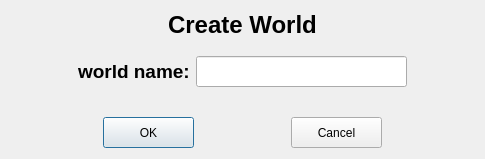
<?xml version="1.0" encoding="UTF-8"?>
<ui version="4.0">
 <class>CreateWorldDialog</class>
 <widget class="QDialog" name="CreateWorldDialog">
  <property name="geometry">
   <rect>
    <x>0</x>
    <y>0</y>
    <width>485</width>
    <height>159</height>
   </rect>
  </property>
  <property name="windowTitle">
   <string>Dialog</string>
  </property>
  <layout class="QVBoxLayout" name="verticalLayout_2">
   <item>
    <layout class="QVBoxLayout" name="verticalLayout" stretch="0,0,0,0,0,0">
     <property name="spacing">
      <number>6</number>
     </property>
     <item>
      <spacer name="verticalSpacer">
       <property name="orientation">
        <enum>Qt::Vertical</enum>
       </property>
       <property name="sizeHint" stdset="0">
        <size>
         <width>20</width>
         <height>13</height>
        </size>
       </property>
      </spacer>
     </item>
     <item>
      <layout class="QHBoxLayout" name="horizontalLayout">
       <item>
        <spacer name="horizontalSpacer">
         <property name="orientation">
          <enum>Qt::Horizontal</enum>
         </property>
         <property name="sizeHint" stdset="0">
          <size>
           <width>40</width>
           <height>20</height>
          </size>
         </property>
        </spacer>
       </item>
       <item>
        <widget class="QLabel" name="label">
         <property name="font">
          <font>
           <family>Arial</family>
           <pointsize>18</pointsize>
           <weight>75</weight>
           <bold>true</bold>
          </font>
         </property>
         <property name="text">
          <string>Create World</string>
         </property>
        </widget>
       </item>
       <item>
        <spacer name="horizontalSpacer_2">
         <property name="orientation">
          <enum>Qt::Horizontal</enum>
         </property>
         <property name="sizeHint" stdset="0">
          <size>
           <width>40</width>
           <height>20</height>
          </size>
         </property>
        </spacer>
       </item>
      </layout>
     </item>
     <item>
      <spacer name="verticalSpacer_3">
       <property name="orientation">
        <enum>Qt::Vertical</enum>
       </property>
       <property name="sizeHint" stdset="0">
        <size>
         <width>20</width>
         <height>28</height>
        </size>
       </property>
      </spacer>
     </item>
     <item>
      <layout class="QHBoxLayout" name="horizontalLayout_2">
       <item>
        <spacer name="horizontalSpacer_3">
         <property name="orientation">
          <enum>Qt::Horizontal</enum>
         </property>
         <property name="sizeHint" stdset="0">
          <size>
           <width>40</width>
           <height>20</height>
          </size>
         </property>
        </spacer>
       </item>
       <item>
        <widget class="QLabel" name="label_3">
         <property name="font">
          <font>
           <family>Arial</family>
           <pointsize>14</pointsize>
           <weight>75</weight>
           <bold>true</bold>
          </font>
         </property>
         <property name="text">
          <string>world name:</string>
         </property>
        </widget>
       </item>
       <item>
        <widget class="QLineEdit" name="worldNameLineEdit">
         <property name="minimumSize">
          <size>
           <width>211</width>
           <height>31</height>
          </size>
         </property>
        </widget>
       </item>
       <item>
        <spacer name="horizontalSpacer_4">
         <property name="orientation">
          <enum>Qt::Horizontal</enum>
         </property>
         <property name="sizeHint" stdset="0">
          <size>
           <width>40</width>
           <height>20</height>
          </size>
         </property>
        </spacer>
       </item>
      </layout>
     </item>
     <item>
      <spacer name="verticalSpacer_2">
       <property name="orientation">
        <enum>Qt::Vertical</enum>
       </property>
       <property name="sizeHint" stdset="0">
        <size>
         <width>20</width>
         <height>40</height>
        </size>
       </property>
      </spacer>
     </item>
     <item>
      <layout class="QHBoxLayout" name="horizontalLayout_3">
       <item>
        <spacer name="horizontalSpacer_5">
         <property name="orientation">
          <enum>Qt::Horizontal</enum>
         </property>
         <property name="sizeHint" stdset="0">
          <size>
           <width>40</width>
           <height>20</height>
          </size>
         </property>
        </spacer>
       </item>
       <item>
        <widget class="QPushButton" name="okBtn">
         <property name="minimumSize">
          <size>
           <width>91</width>
           <height>31</height>
          </size>
         </property>
         <property name="text">
          <string>OK</string>
         </property>
        </widget>
       </item>
       <item>
        <spacer name="horizontalSpacer_6">
         <property name="orientation">
          <enum>Qt::Horizontal</enum>
         </property>
         <property name="sizeHint" stdset="0">
          <size>
           <width>40</width>
           <height>20</height>
          </size>
         </property>
        </spacer>
       </item>
       <item>
        <widget class="QPushButton" name="cancelBtn">
         <property name="minimumSize">
          <size>
           <width>91</width>
           <height>31</height>
          </size>
         </property>
         <property name="text">
          <string>Cancel</string>
         </property>
        </widget>
       </item>
       <item>
        <spacer name="horizontalSpacer_7">
         <property name="orientation">
          <enum>Qt::Horizontal</enum>
         </property>
         <property name="sizeHint" stdset="0">
          <size>
           <width>40</width>
           <height>20</height>
          </size>
         </property>
        </spacer>
       </item>
      </layout>
     </item>
    </layout>
   </item>
  </layout>
 </widget>
 <resources/>
 <connections/>
</ui>
